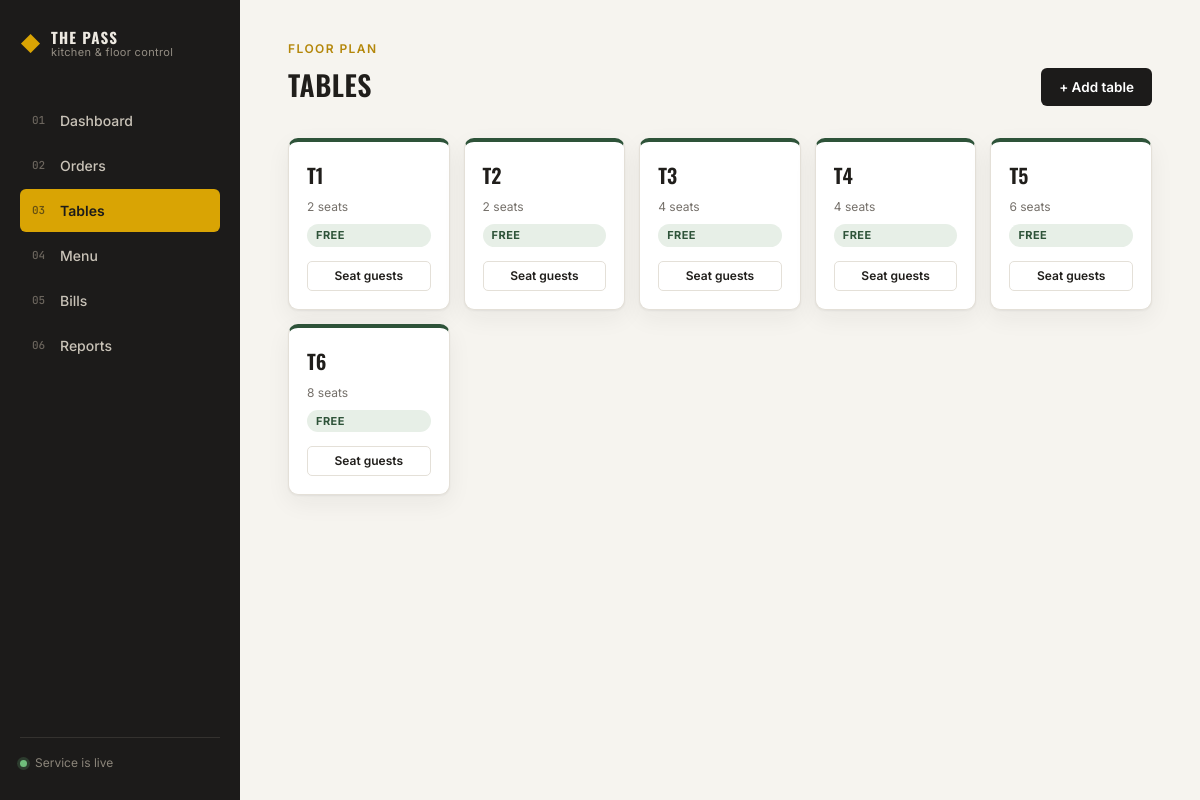
Page /tables on the committed database.
### tables this page shows
CREATE TABLE tables (
            table_id    INTEGER PRIMARY KEY AUTOINCREMENT,
            label       TEXT NOT NULL,
            capacity    INTEGER NOT NULL,
            status      TEXT NOT NULL DEFAULT 'free'
        );

### app.py (the view)
@app.route("/tables")
def tables():
    db = get_db()
    all_tables = db.execute("SELECT * FROM tables ORDER BY table_id").fetchall()
    db.close()
    return render_template("tables.html", tables=all_tables)

### database.py (called while the page is built)
def get_db():
    conn = sqlite3.connect(DB_FILE)
    conn.row_factory = sqlite3.Row
    conn.execute("PRAGMA foreign_keys = ON")
    return conn

### templates/tables.html (shortened to what this page needs)
{% extends "base.html" %}
{% block content %}
<header class="page-head">
  <div>
    <span class="eyebrow">Floor plan</span>
    <h1>Tables</h1>
  </div>
  <button class="btn btn-primary" onclick="toggleDrawer('table-drawer')">+ Add table</button>
</header>
<section class="table-grid">
  {% for t in tables %}
  <div class="table-card table-card-{{ t['status'] }}">
    <span class="table-card-label">{{ t['label'] }}</span>
    <span class="table-card-capacity">{{ t['capacity'] }} seats</span>
    <span class="pill pill-{{ 'open' if t['status']=='free' else 'closed' }}">{{ t['status'] }}</span>
    {% if t['status'] == 'occupied' %}
      <form method="POST" action="{{ url_for('tables_free', table_id=t['table_id']) }}" onsubmit="return confirm('Mark this table free without billing? Only do this to fix a mistake.');">
        <button type="submit" class="btn-mini">Force free</button>
      </form>
    {% else %}
      <a href="{{ url_for('orders') }}" class="btn-mini">Seat guests</a>
    {% endif %}
  </div>
  {% endfor %}
</section>
{% endblock %}

### static/css/style.css (style rules this page uses)
:root { --charcoal: #1C1B1A; --charcoal-soft: #262523; --paper: #F6F4EF; --paper-panel: #FFFFFF; --ink: #201E1B; --ink-muted: #75706A; --line: #E4E0D8; --amber: #D9A404; --amber-deep: #B4870A; --forest: #2E5339; --forest-soft: #E7EFE7; --rust: #B3402F; --rust-soft: #F5E3DF; --radius: 10px; --radius-sm: 6px; --shadow: 0 1px 2px rgba(28,27,26,0.06), 0 8px 24px rgba(28,27,26,0.06); --font-display: 'Oswald', 'Arial Narrow', sans-serif; --font-body: 'Inter', -apple-system, BlinkMacSystemFont, sans-serif; --font-mono: 'JetBrains Mono', 'Courier New', monospace; }
* { box-sizing: border-box; }
html, body { margin: 0; padding: 0; background: var(--paper); color: var(--ink); font-family: var(--font-body); font-size: 15px; line-height: 1.5; }
h1, h2, h3 { font-family: var(--font-display); font-weight: 600; letter-spacing: 0.01em; margin: 0; color: var(--ink); }
h1 { font-size: 28px; text-transform: uppercase; letter-spacing: 0.02em; }
a { color: inherit; text-decoration: none; }
.page-head { display: flex; align-items: flex-end; justify-content: space-between; margin-bottom: 32px; }
.eyebrow { display: block; font-size: 12px; text-transform: uppercase; letter-spacing: 0.12em; color: var(--amber-deep); font-weight: 600; margin-bottom: 6px; }
.btn { display: inline-flex; align-items: center; gap: 6px; padding: 11px 18px; border-radius: var(--radius-sm); border: none; font-family: var(--font-body); font-weight: 600; font-size: 13.5px; cursor: pointer; transition: transform 0.1s ease, filter 0.15s ease; }
.btn-primary { background: var(--charcoal); color: #fff; }
.btn-mini { background: var(--paper-panel); border: 1px solid var(--line); border-radius: 5px; padding: 5px 10px; font-size: 12px; font-weight: 600; cursor: pointer; color: var(--ink); }
.pill { display: inline-block; font-size: 11px; font-weight: 700; text-transform: uppercase; letter-spacing: 0.04em; padding: 3px 9px; border-radius: 20px; }
.pill-open { background: var(--forest-soft); color: var(--forest); }
.table-grid { display: grid; grid-template-columns: repeat(auto-fill, minmax(160px, 1fr)); gap: 14px; }
.table-card { background: var(--paper-panel); border: 1px solid var(--line); border-radius: var(--radius); padding: 18px; display: flex; flex-direction: column; gap: 8px; box-shadow: var(--shadow); border-top: 4px solid var(--forest); }
.table-card-label { font-family: var(--font-display); font-size: 20px; font-weight: 600; }
.table-card-capacity { font-size: 12px; color: var(--ink-muted); }
.table-card form, .table-card a.btn-mini { margin-top: 6px; text-align: center; }

### rows in the picture
tables: label "T1", capacity "2", status "FREE"
tables: label "T2", capacity "2", status "FREE"
tables: label "T3", capacity "4", status "FREE"
tables: label "T4", capacity "4", status "FREE"
tables: label "T5", capacity "6", status "FREE"
tables: label "T6", capacity "8", status "FREE"
